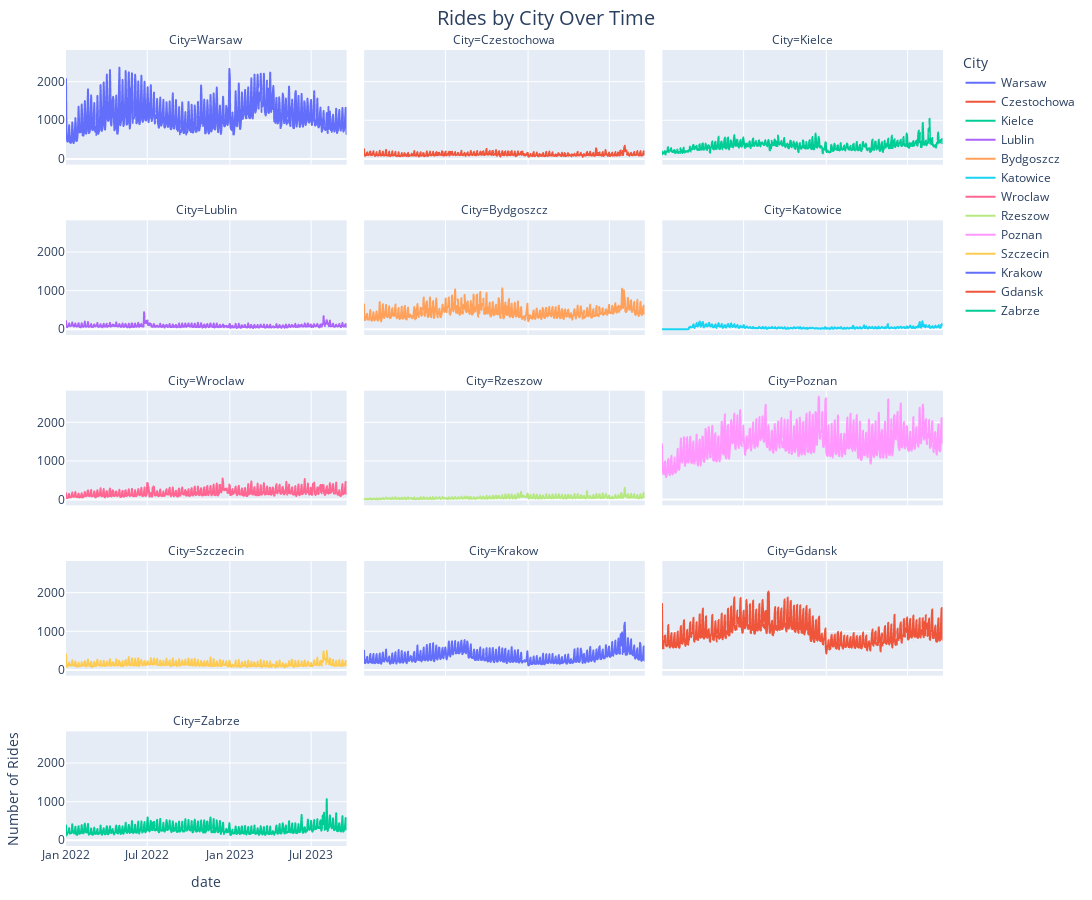

The notebook cell this image was saved under:
### Markdown cell above
# Next is ride by city - also over time

### Code cell
df_reset = df.reset_index()

df_melted = df_reset.melt(id_vars=['date'], var_name='City', value_name='Rides')


fig = px.line(df_melted, x='date', y='Rides', color='City', facet_col='City', facet_col_wrap=3,
              title='Rides by City Over Time',
              height=900,  
              width=1200)  


fig.update_yaxes(title_text=None)


fig.update_layout(yaxis_title_text='Number of Rides')
fig.update_layout(
    margin=dict(l=50, r=50, t=50, b=50),
    title_x=0.5,
    title_font=dict(size=20)
)

fig.show()

### Figure 1 — Plotly figure (JSON) as saved in the notebook; plotly's stock layout.template omitted (floating-point values rounded to 4 significant figures; data arrays with more than 128 entries replaced by an {"elided": "..."} marker saying what was removed)
{"data": [{"hovertemplate": "City=Warsaw<br>date=%{x}<br>Rides=%{y}<extra></extra>", "legendgroup": "Warsaw", "line": {"color": "#636efa", "dash": "solid"}, "marker": {"symbol": "circle"}, "mode": "lines", "name": "Warsaw", "showlegend": true, "type": "scattergl", "x": {"elided": "626 str values"}, "xaxis": "x13", "y": {"elided": "626 int values"}, "yaxis": "y13"}, {"hovertemplate": "City=Czestochowa<br>date=%{x}<br>Rides=%{y}<extra></extra>", "legendgroup": "Czestochowa", "line": {"color": "#EF553B", "dash": "solid"}, "marker": {"symbol": "circle"}, "mode": "lines", "name": "Czestochowa", "showlegend": true, "type": "scattergl", "x": {"elided": "626 str values"}, "xaxis": "x14", "y": {"elided": "626 int values"}, "yaxis": "y14"}, {"hovertemplate": "City=Kielce<br>date=%{x}<br>Rides=%{y}<extra></extra>", "legendgroup": "Kielce", "line": {"color": "#00cc96", "dash": "solid"}, "marker": {"symbol": "circle"}, "mode": "lines", "name": "Kielce", "showlegend": true, "type": "scattergl", "x": {"elided": "626 str values"}, "xaxis": "x15", "y": {"elided": "626 int values"}, "yaxis": "y15"}, {"hovertemplate": "City=Lublin<br>date=%{x}<br>Rides=%{y}<extra></extra>", "legendgroup": "Lublin", "line": {"color": "#ab63fa", "dash": "solid"}, "marker": {"symbol": "circle"}, "mode": "lines", "name": "Lublin", "showlegend": true, "type": "scattergl", "x": {"elided": "626 str values"}, "xaxis": "x10", "y": {"elided": "626 int values"}, "yaxis": "y10"}, {"hovertemplate": "City=Bydgoszcz<br>date=%{x}<br>Rides=%{y}<extra></extra>", "legendgroup": "Bydgoszcz", "line": {"color": "#FFA15A", "dash": "solid"}, "marker": {"symbol": "circle"}, "mode": "lines", "name": "Bydgoszcz", "showlegend": true, "type": "scattergl", "x": {"elided": "626 str values"}, "xaxis": "x11", "y": {"elided": "626 int values"}, "yaxis": "y11"}, {"hovertemplate": "City=Katowice<br>date=%{x}<br>Rides=%{y}<extra></extra>", "legendgroup": "Katowice", "line": {"color": "#19d3f3", "dash": "solid"}, "marker": {"symbol": "circle"}, "mode": "lines", "name": "Katowice", "showlegend": true, "type": "scattergl", "x": {"elided": "626 str values"}, "xaxis": "x12", "y": {"elided": "626 int values"}, "yaxis": "y12"}, {"hovertemplate": "City=Wroclaw<br>date=%{x}<br>Rides=%{y}<extra></extra>", "legendgroup": "Wroclaw", "line": {"color": "#FF6692", "dash": "solid"}, "marker": {"symbol": "circle"}, "mode": "lines", "name": "Wroclaw", "showlegend": true, "type": "scattergl", "x": {"elided": "626 str values"}, "xaxis": "x7", "y": {"elided": "626 int values"}, "yaxis": "y7"}, {"hovertemplate": "City=Rzeszow<br>date=%{x}<br>Rides=%{y}<extra></extra>", "legendgroup": "Rzeszow", "line": {"color": "#B6E880", "dash": "solid"}, "marker": {"symbol": "circle"}, "mode": "lines", "name": "Rzeszow", "showlegend": true, "type": "scattergl", "x": {"elided": "626 str values"}, "xaxis": "x8", "y": {"elided": "626 int values"}, "yaxis": "y8"}, {"hovertemplate": "City=Poznan<br>date=%{x}<br>Rides=%{y}<extra></extra>", "legendgroup": "Poznan", "line": {"color": "#FF97FF", "dash": "solid"}, "marker": {"symbol": "circle"}, "mode": "lines", "name": "Poznan", "showlegend": true, "type": "scattergl", "x": {"elided": "626 str values"}, "xaxis": "x9", "y": {"elided": "626 int values"}, "yaxis": "y9"}, {"hovertemplate": "City=Szczecin<br>date=%{x}<br>Rides=%{y}<extra></extra>", "legendgroup": "Szczecin", "line": {"color": "#FECB52", "dash": "solid"}, "marker": {"symbol": "circle"}, "mode": "lines", "name": "Szczecin", "showlegend": true, "type": "scattergl", "x": {"elided": "626 str values"}, "xaxis": "x4", "y": {"elided": "626 int values"}, "yaxis": "y4"}, {"hovertemplate": "City=Krakow<br>date=%{x}<br>Rides=%{y}<extra></extra>", "legendgroup": "Krakow", "line": {"color": "#636efa", "dash": "solid"}, "marker": {"symbol": "circle"}, "mode": "lines", "name": "Krakow", "showlegend": true, "type": "scattergl", "x": {"elided": "626 str values"}, "xaxis": "x5", "y": {"elided": "626 int values"}, "yaxis": "y5"}, {"hovertemplate": "City=Gdansk<br>date=%{x}<br>Rides=%{y}<extra></extra>", "legendgroup": "Gdansk", "line": {"color": "#EF553B", "dash": "solid"}, "marker": {"symbol": "circle"}, "mode": "lines", "name": "Gdansk", "showlegend": true, "type": "scattergl", "x": {"elided": "626 str values"}, "xaxis": "x6", "y": {"elided": "626 int values"}, "yaxis": "y6"}, {"hovertemplate": "City=Zabrze<br>date=%{x}<br>Rides=%{y}<extra></extra>", "legendgroup": "Zabrze", "line": {"color": "#00cc96", "dash": "solid"}, "marker": {"symbol": "circle"}, "mode": "lines", "name": "Zabrze", "showlegend": true, "type": "scattergl", "x": {"elided": "626 str values"}, "xaxis": "x", "y": {"elided": "626 int values"}, "yaxis": "y"}], "layout": {"annotations": [{"font": {}, "showarrow": false, "text": "City=Zabrze", "x": 0.16, "xanchor": "center", "xref": "paper", "y": 0.144, "yanchor": "bottom", "yref": "paper"}, {"font": {}, "showarrow": false, "text": "City=Szczecin", "x": 0.16, "xanchor": "center", "xref": "paper", "y": 0.358, "yanchor": "bottom", "yref": "paper"}, {"font": {}, "showarrow": false, "text": "City=Krakow", "x": 0.5, "xanchor": "center", "xref": "paper", "y": 0.358, "yanchor": "bottom", "yref": "paper"}, {"font": {}, "showarrow": false, "text": "City=Gdansk", "x": 0.84, "xanchor": "center", "xref": "paper", "y": 0.358, "yanchor": "bottom", "yref": "paper"}, {"font": {}, "showarrow": false, "text": "City=Wroclaw", "x": 0.16, "xanchor": "center", "xref": "paper", "y": 0.572, "yanchor": "bottom", "yref": "paper"}, {"font": {}, "showarrow": false, "text": "City=Rzeszow", "x": 0.5, "xanchor": "center", "xref": "paper", "y": 0.572, "yanchor": "bottom", "yref": "paper"}, {"font": {}, "showarrow": false, "text": "City=Poznan", "x": 0.84, "xanchor": "center", "xref": "paper", "y": 0.572, "yanchor": "bottom", "yref": "paper"}, {"font": {}, "showarrow": false, "text": "City=Lublin", "x": 0.16, "xanchor": "center", "xref": "paper", "y": 0.786, "yanchor": "bottom", "yref": "paper"}, {"font": {}, "showarrow": false, "text": "City=Bydgoszcz", "x": 0.5, "xanchor": "center", "xref": "paper", "y": 0.786, "yanchor": "bottom", "yref": "paper"}, {"font": {}, "showarrow": false, "text": "City=Katowice", "x": 0.84, "xanchor": "center", "xref": "paper", "y": 0.786, "yanchor": "bottom", "yref": "paper"}, {"font": {}, "showarrow": false, "text": "City=Warsaw", "x": 0.16, "xanchor": "center", "xref": "paper", "y": 1, "yanchor": "bottom", "yref": "paper"}, {"font": {}, "showarrow": false, "text": "City=Czestochowa", "x": 0.5, "xanchor": "center", "xref": "paper", "y": 1, "yanchor": "bottom", "yref": "paper"}, {"font": {}, "showarrow": false, "text": "City=Kielce", "x": 0.84, "xanchor": "center", "xref": "paper", "y": 1, "yanchor": "bottom", "yref": "paper"}], "height": 900, "legend": {"title": {"text": "City"}, "tracegroupgap": 0}, "margin": {"b": 50, "l": 50, "r": 50, "t": 50}, "title": {"font": {"size": 20}, "text": "Rides by City Over Time", "x": 0.5}, "width": 1200, "xaxis": {"anchor": "y", "domain": [0, 0.32], "title": {"text": "date"}}, "xaxis10": {"anchor": "y10", "domain": [0, 0.32], "matches": "x", "showticklabels": false}, "xaxis11": {"anchor": "y11", "domain": [0.34, 0.66], "matches": "x", "showticklabels": false}, "xaxis12": {"anchor": "y12", "domain": [0.68, 1.0], "matches": "x", "showticklabels": false}, "xaxis13": {"anchor": "y13", "domain": [0, 0.32], "matches": "x", "showticklabels": false}, "xaxis14": {"anchor": "y14", "domain": [0.34, 0.66], "matches": "x", "showticklabels": false}, "xaxis15": {"anchor": "y15", "domain": [0.68, 1.0], "matches": "x", "showticklabels": false}, "xaxis2": {"anchor": "y2", "domain": [0.34, 0.66], "matches": "x", "title": {"text": "date"}}, "xaxis3": {"anchor": "y3", "domain": [0.68, 1.0], "matches": "x", "title": {"text": "date"}}, "xaxis4": {"anchor": "y4", "domain": [0, 0.32], "matches": "x", "showticklabels": false}, "xaxis5": {"anchor": "y5", "domain": [0.34, 0.66], "matches": "x", "showticklabels": false}, "xaxis6": {"anchor": "y6", "domain": [0.68, 1.0], "matches": "x", "showticklabels": false}, "xaxis7": {"anchor": "y7", "domain": [0, 0.32], "matches": "x", "showticklabels": false}, "xaxis8": {"anchor": "y8", "domain": [0.34, 0.66], "matches": "x", "showticklabels": false}, "xaxis9": {"anchor": "y9", "domain": [0.68, 1.0], "matches": "x", "showticklabels": false}, "yaxis": {"anchor": "x", "domain": [0, 0.144], "title": {"text": "Number of Rides"}}, "yaxis10": {"anchor": "x10", "domain": [0.642, 0.786], "matches": "y", "title": {}}, "yaxis11": {"anchor": "x11", "domain": [0.642, 0.786], "matches": "y", "showticklabels": false}, "yaxis12": {"anchor": "x12", "domain": [0.642, 0.786], "matches": "y", "showticklabels": false}, "yaxis13": {"anchor": "x13", "domain": [0.856, 1], "matches": "y", "title": {}}, "yaxis14": {"anchor": "x14", "domain": [0.856, 1], "matches": "y", "showticklabels": false}, "yaxis15": {"anchor": "x15", "domain": [0.856, 1], "matches": "y", "showticklabels": false}, "yaxis2": {"anchor": "x2", "domain": [0, 0.144], "matches": "y", "showticklabels": false}, "yaxis3": {"anchor": "x3", "domain": [0, 0.144], "matches": "y", "showticklabels": false}, "yaxis4": {"anchor": "x4", "domain": [0.214, 0.358], "matches": "y", "title": {}}, "yaxis5": {"anchor": "x5", "domain": [0.214, 0.358], "matches": "y", "showticklabels": false}, "yaxis6": {"anchor": "x6", "domain": [0.214, 0.358], "matches": "y", "showticklabels": false}, "yaxis7": {"anchor": "x7", "domain": [0.428, 0.572], "matches": "y", "title": {}}, "yaxis8": {"anchor": "x8", "domain": [0.428, 0.572], "matches": "y", "showticklabels": false}, "yaxis9": {"anchor": "x9", "domain": [0.428, 0.572], "matches": "y", "showticklabels": false}}}
